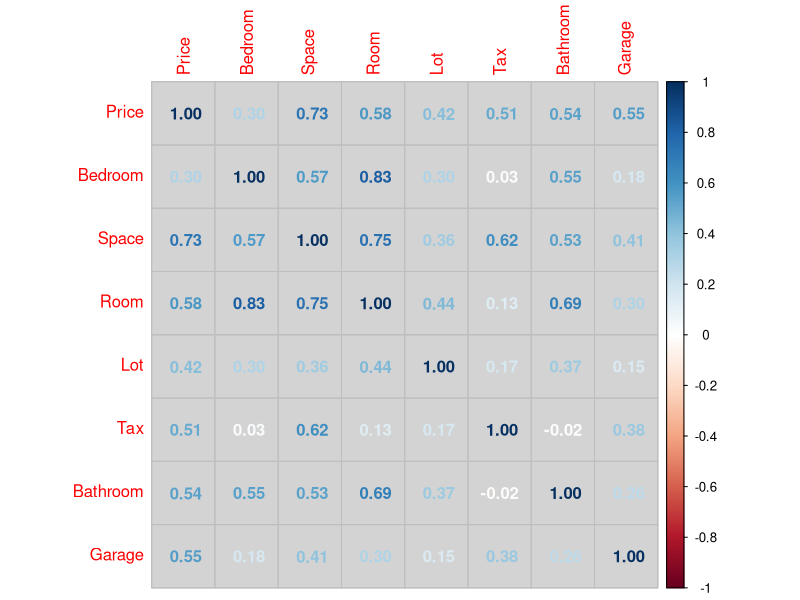
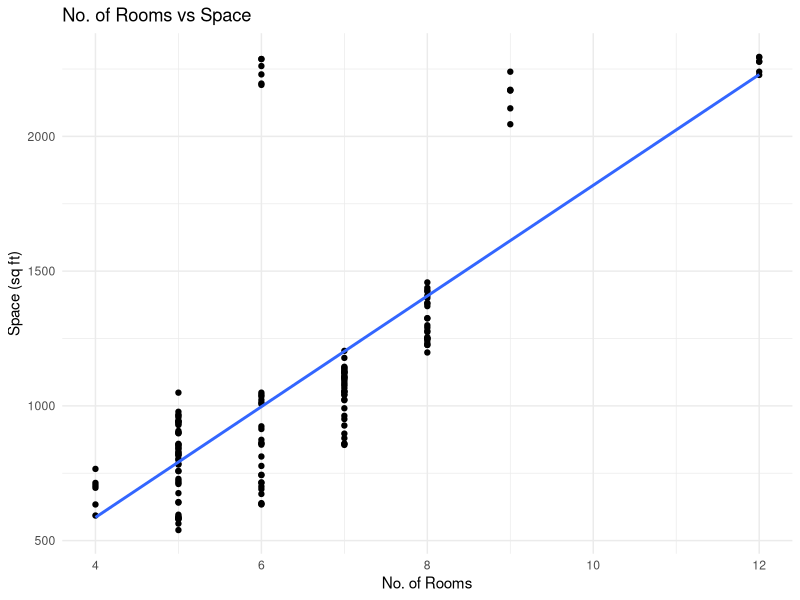
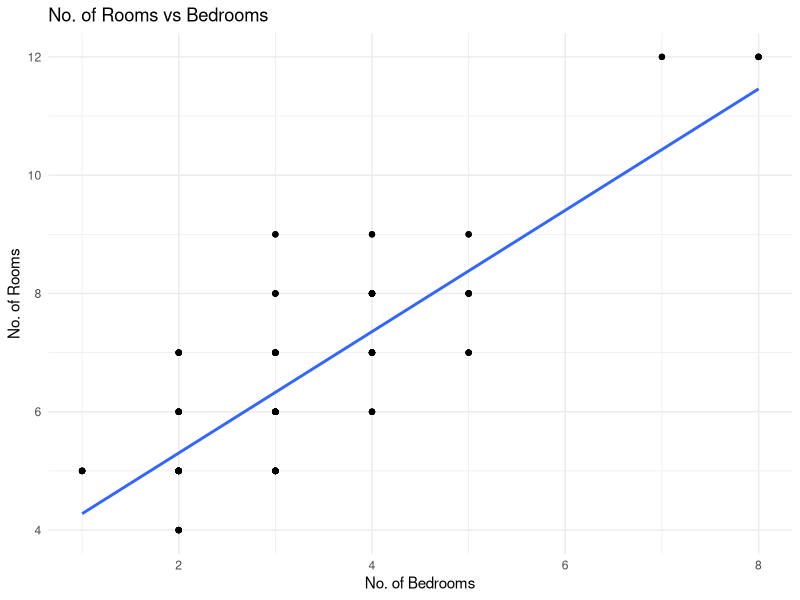
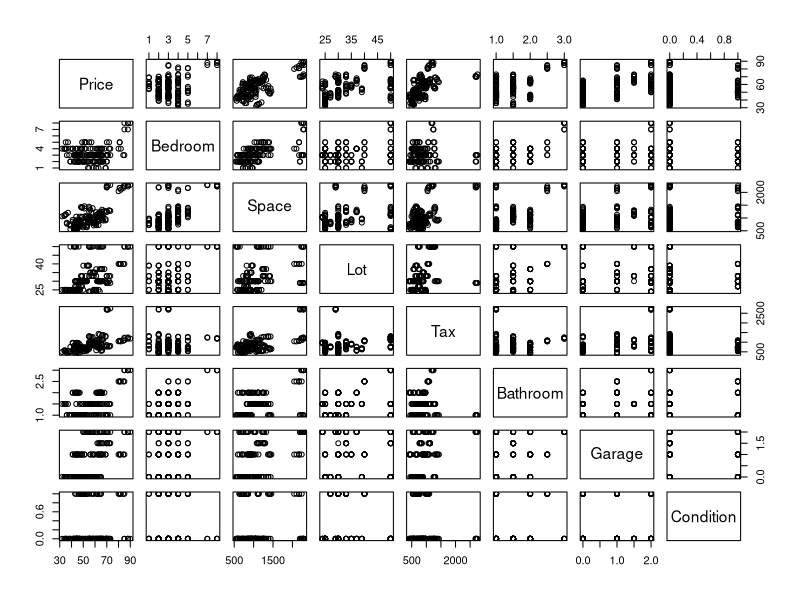
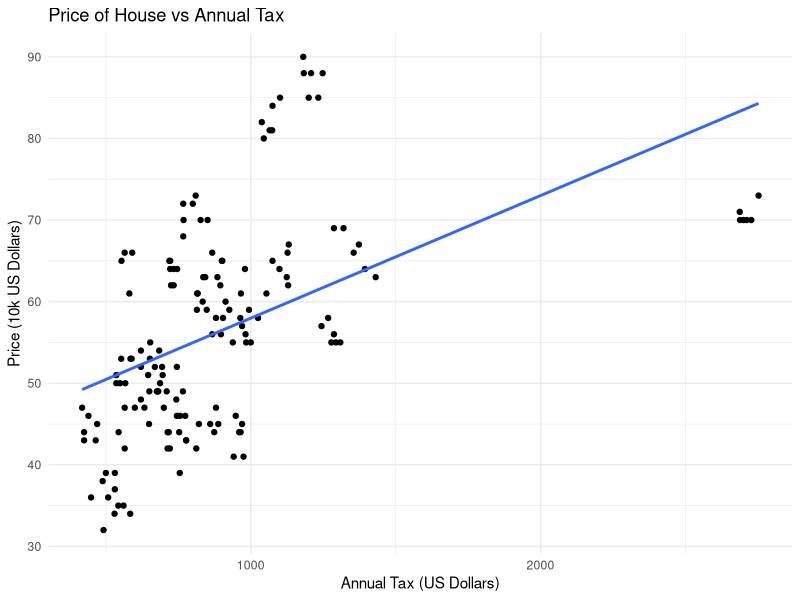
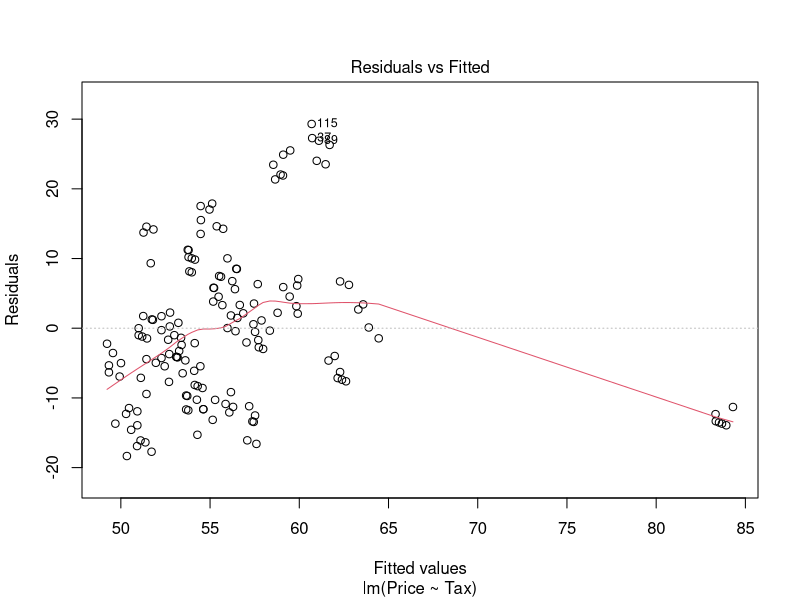

These charts were generated, in order, by the following R code: (Note: this script raises an error after producing the figures.)
## ---- chunk 1
knitr::opts_chunk$set(echo = FALSE, fig.height = 3, fig.width = 5, warning = FALSE, message = FALSE, fig.align = "center", fig.pos = 'H')
## ---- chunk 2
# Setting working directory

setwd("~/Library/CloudStorage/OneDrive-UniversityofStrathclyde/Fifth Year/MM916/Project 2")

# Loading necessary packages

library(ggplot2)
library(tidyverse)
library(MASS)
library(corrplot)
library(leaps)
library(knitr)

# Loading in data

real <- read.csv("real_est.csv")
## ---- chunk 3
corrplot(cor(real%>%dplyr::select(-Condition)), method = 'number', bg = 'lightgrey')
## ---- chunk 4
realestate <- real %>% 
  mutate(Condition = as.factor(ifelse(Condition == 1, "Good", "Otherwise")))
str(realestate)
## ---- chunk 5

ggplot(realestate, aes(x = Room, y = Space)) +
  geom_point() +
  geom_smooth(method = 'lm', se = FALSE) +
  labs(y = 'Space (sq ft)',
       x = 'No. of Rooms',
       title = 'No. of Rooms vs Space') +
  theme_minimal()

## ---- chunk 6
ggplot(realestate, aes(x = Bedroom, y = Room)) +
  geom_point() +
  geom_smooth(method = 'lm', se = FALSE) +
  labs(y = 'No. of Rooms',
       x = 'No. of Bedrooms',
       title = 'No. of Rooms vs Bedrooms') +
  theme_minimal()
## ---- chunk 7
noroom <- real %>%
  dplyr::select(!Room)

plot(noroom)
## ---- chunk 8
ggplot(realestate, aes(x = Tax, y = Price)) +
  geom_point() +
  geom_smooth(method = 'lm', se = FALSE) +
  labs(y = 'Price (10k US Dollars)',
       x = 'Annual Tax (US Dollars)',
       title = 'Price of House vs Annual Tax') +
  theme_minimal()

## ---- chunk 9
z5 <- lm(Price ~ Tax, data = realestate)
par(mfrow = c(1,1))
plot(z5, which = 1)
## ---- chunk 10
par(mfrow = c(1,1))
boxcox(z5)
title('Boxcox Transformation for Tax Model')
## ---- chunk 11

realestate <- realestate %>% 
  mutate(log_Tax = log(Tax))

ggplot(realestate, aes(x = log_Tax, y = Price)) +
  geom_point() +
  geom_smooth(method = 'lm', se = FALSE) +
  labs(y = 'Price (10k US Dollars)',
       x = 'Log of Annual Tax (US Dollars)',
       title = 'Price of House vs The Log of Annual Tax') +
  theme_minimal()

## ---- chunk 12
z6 <- lm(Price ~ log_Tax, data = realestate)
par(mfrow = c(1,1))
plot(z6, which = 1)
## ---- chunk 13
ggplot(realestate, aes(x = Condition, y = Price, group = Condition)) +
  geom_boxplot() +
  labs(y = 'Price (10k US Dollars)',
       x = 'Condition',
       title = 'Price of House vs Condition') +
  theme_minimal()
## ---- chunk 14
ggplot(realestate, aes(x = Garage, y = Price, colour = Condition)) +
  geom_point() +
  geom_smooth(method = 'lm', se = FALSE) +
  labs(y = 'Price (10k US Dollars)',
       x = 'No. of Garages',
       title = 'Price of House vs No. of Garages') +
  scale_colour_manual(values = c("Good" = "blue", "Otherwise" = "red")) +
  theme_minimal()
## ---- chunk 15
# Filtering down transformed data set to only include relevant predictors for leaps and bounds

leapsdata <- realestate %>%
  dplyr::select('Price', 'Bedroom', 'Space', 'Bathroom', 'Garage', 'log_Tax', 'Lot')
str(leapsdata)

# Leaps and bounds regression

best_subset <- leaps(x = leapsdata[,2:7], y = leapsdata[,1],
                     nbest=5, method="adjr2",
                     names=names(leapsdata)[-1])

# Converting to data frame

fit <- data.frame(Size = best_subset$size,
                  `Adjusted R-Squared` = round(best_subset$adjr2, 3),
                  best_subset$which, row.names = NULL)
fit <- fit %>%
    mutate('No. of predictors' = Size - 1)
## ---- chunk 16
# Plot of models by size and adjusted r squared

ggplot(fit, aes(`No. of predictors`, Adjusted.R.Squared)) +
  geom_point() +
  labs(title = "Best Subsets by Leaps and Bounds Regression",
       x = "Number of Predictors",
       y = "Adjusted R-Squared") +
  scale_x_continuous(breaks = seq(0,6,1)) +
  theme_minimal()

## ---- chunk 17
fit <- fit %>%
  arrange(desc(`Adjusted.R.Squared`)) %>%
  mutate('No. of predictors' = Size - 1) %>%
  rename('log(Tax)' = 'log_Tax',
         'Adjusted R-Squared' = 'Adjusted.R.Squared') %>%
  dplyr::select('No. of predictors', 'Adjusted R-Squared', 'Bedroom', 'Space', 
                'Bathroom', 'Garage', 'log(Tax)', 'Lot')

kable(head(fit, 6), caption = "Best Subsets by Leaps and Bounds Regression")
## ---- chunk 18
# Creating model from leaps

leaps_model <- lm(Price ~ Bedroom + Space + Bathroom + Garage + log_Tax + Lot, data = realestate)
## ---- chunk 19
# Initial model setup for step wise selection

step_model <- lm(Price ~ 1, data = realestate)

# Step wise selection

best_step_model <- step(step_model, scope = ~ Bedroom + Space + Bathroom + Garage + log_Tax + Lot + Condition +
                          Bedroom:Condition + Space:Condition + Bathroom:Condition + Garage:Condition + 
                          log_Tax:Condition + Lot:Condition, direction = "both")

step_model <- lm(Price ~ Space + Garage + Lot + log_Tax + Bathroom + Condition + 
                   Bathroom:Condition + Lot:Condition, data = realestate)
## ---- chunk 20

# Comparing models

leaps <- summary(leaps_model)
step <- summary(step_model)

# Creating data frame for comparison

df1 <- data.frame(Model = 'Stepwise',
                  `Adjusted R-squared` = round(step$adj.r.squared, 3),
                  `AIC` = AIC(step_model), row.names = NULL)

df2 <- data.frame(Model = 'Leaps and Bounds',
                  `Adjusted R-squared` = round(leaps$adj.r.squared, 3),
                  `AIC` = AIC(leaps_model), row.names = NULL)

comparison <- rbind(df1, df2)
comparison <- comparison %>%
  rename(`Adjusted R-Squared` = Adjusted.R.squared)
kable(comparison, caption = "Comparison of Leaps and Bound Model to Stepwise Model")

## ---- chunk 21

# Creating table for final model output

final <- summary(step_model)

coef <- final$coefficients

final_df <- data.frame(
  Variable = rownames(coef),       
  Coefficient = round(coef[, "Estimate"], 2), 
  `Std. Error` = round(coef[, "Std. Error"], 3), 
  `P-value` = coef[, "Pr(>|t|)"], row.names = NULL      
)

final_df <- final_df %>%
  rename(`Std. Error` = Std..Error,
         `P-value` = P.value) %>%
  mutate(Variable = ifelse(Variable == "log_Tax", "log(Tax)", Variable),
         Variable = ifelse(Variable == "ConditionOtherwise", "Condition", Variable),
         Variable = ifelse(Variable == "Bathroom:ConditionOtherwise", "Bathroom x Condition", Variable),
         Variable = ifelse(Variable == "Lot:ConditionOtherwise", "Lot x Condition", Variable))

final_df$`P-value` <- format(final_df$`P-value`, scientific = TRUE, digits = 3)
  
kable(final_df, caption = "Final Model Output")

## ---- chunk 22

summary(step_model)

## ---- chunk 23

par(mfrow = c(2,2))
plot(step_model)
